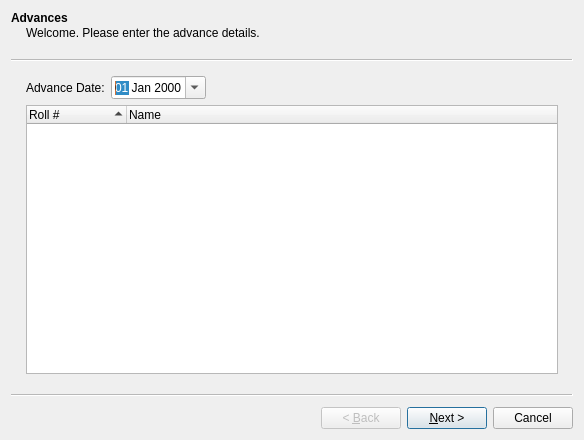
<?xml version="1.0" encoding="UTF-8"?>
<ui version="4.0">
 <class>CashAdvancesWizard</class>
 <widget class="QWizard" name="CashAdvancesWizard">
  <property name="geometry">
   <rect>
    <x>0</x>
    <y>0</y>
    <width>584</width>
    <height>440</height>
   </rect>
  </property>
  <property name="windowTitle">
   <string>Add Advance</string>
  </property>
  <widget class="QWizardPage" name="wizardPage1">
   <property name="title">
    <string>Advances</string>
   </property>
   <property name="subTitle">
    <string>Welcome. Please enter the advance details.</string>
   </property>
   <layout class="QVBoxLayout" name="verticalLayout">
    <item>
     <layout class="QHBoxLayout" name="horizontalLayout">
      <item>
       <widget class="QLabel" name="label">
        <property name="text">
         <string>Advance Date:</string>
        </property>
       </widget>
      </item>
      <item>
       <widget class="QDateEdit" name="dtpAdvanceDate">
        <property name="displayFormat">
         <string>dd MMM yyyy</string>
        </property>
        <property name="calendarPopup">
         <bool>true</bool>
        </property>
       </widget>
      </item>
      <item>
       <spacer name="horizontalSpacer">
        <property name="orientation">
         <enum>Qt::Horizontal</enum>
        </property>
        <property name="sizeHint" stdset="0">
         <size>
          <width>40</width>
          <height>20</height>
         </size>
        </property>
       </spacer>
      </item>
     </layout>
    </item>
    <item>
     <widget class="QTreeWidget" name="lstEmployees">
      <property name="sortingEnabled">
       <bool>true</bool>
      </property>
      <attribute name="headerHighlightSections">
       <bool>true</bool>
      </attribute>
      <attribute name="headerShowSortIndicator" stdset="0">
       <bool>true</bool>
      </attribute>
      <column>
       <property name="text">
        <string>Roll #</string>
       </property>
      </column>
      <column>
       <property name="text">
        <string>Name</string>
       </property>
      </column>
     </widget>
    </item>
   </layout>
  </widget>
  <widget class="QWizardPage" name="wizardPage2">
   <property name="title">
    <string>Advance Details</string>
   </property>
   <property name="subTitle">
    <string>Please enter the advances issued to each employee.</string>
   </property>
   <layout class="QVBoxLayout" name="verticalLayout_2">
    <item>
     <widget class="QTableWidget" name="tblAdvances">
      <property name="columnCount">
       <number>5</number>
      </property>
      <column>
       <property name="text">
        <string>Roll No</string>
       </property>
      </column>
      <column>
       <property name="text">
        <string>Name</string>
       </property>
      </column>
      <column>
       <property name="text">
        <string>Amount Issued</string>
       </property>
      </column>
      <column>
       <property name="text">
        <string>EmployeeID</string>
       </property>
      </column>
      <column>
       <property name="text">
        <string/>
       </property>
      </column>
     </widget>
    </item>
   </layout>
  </widget>
  <widget class="QWizardPage" name="wizardPage">
   <property name="title">
    <string>Finish</string>
   </property>
   <property name="subTitle">
    <string>Please click on the save button to save the advances.</string>
   </property>
   <layout class="QVBoxLayout" name="verticalLayout_3">
    <item>
     <widget class="QCommandLinkButton" name="commandLinkButton">
      <property name="text">
       <string>Save</string>
      </property>
      <property name="description">
       <string>Click here to save the advances</string>
      </property>
     </widget>
    </item>
    <item>
     <spacer name="verticalSpacer">
      <property name="orientation">
       <enum>Qt::Vertical</enum>
      </property>
      <property name="sizeHint" stdset="0">
       <size>
        <width>20</width>
        <height>277</height>
       </size>
      </property>
     </spacer>
    </item>
   </layout>
  </widget>
 </widget>
 <resources/>
 <connections/>
</ui>
